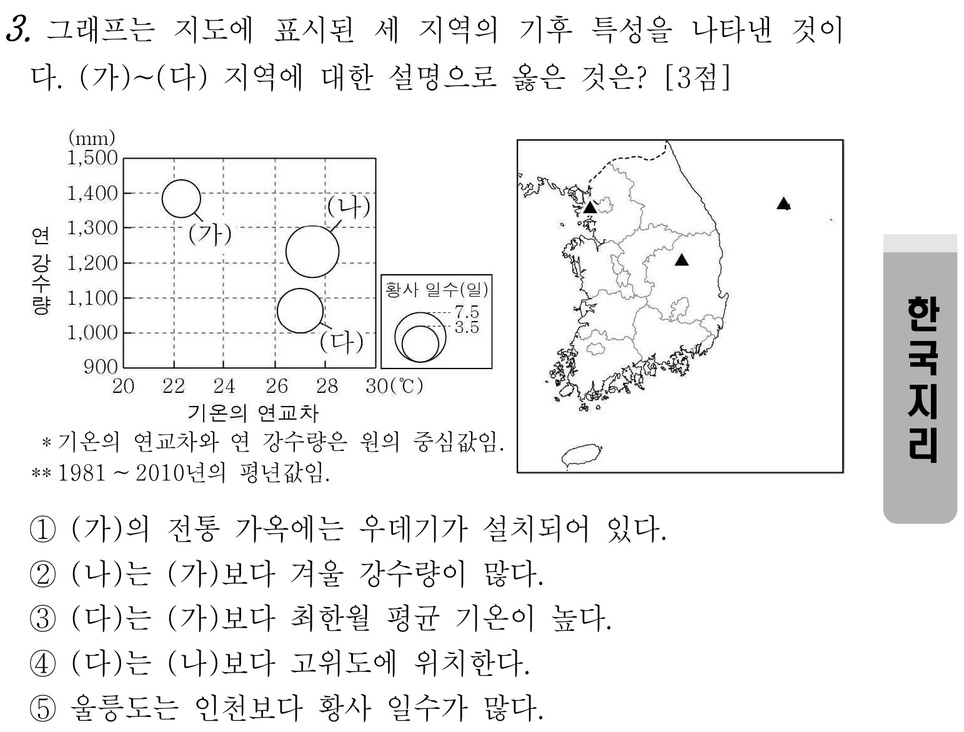
#> input picture backup_images_한국지리/2022_03_korgeo_03.jpg, 964 x 732 px, shrunk from 1543 x 1172 before the run
$ python -i cleanup_crops.py   (imports and definitions only)
#> lines starting #> are read from the running program, lines starting #| are printed output that depends on the picture
"""
Post-processing script to clean up cropped exam question images.

Fixes three types of artifacts:
1. Right-side vertical dividing lines (PDF column separators)
2. Page number boxes at bottom corners
3. "확인 사항" footer sections, copyright text at bottom

Usage:
  python scripts/cleanup_crops.py                          # Dry run
  python scripts/cleanup_crops.py --apply                  # Apply to all
  python scripts/cleanup_crops.py --apply --subject 세계지리  # Single subject
"""

from PIL import Image
import numpy as np
import os
import sys
import argparse

# [1 line not run here, left out]

BASE_DIR = os.path.join(os.path.expanduser('~'), 'Desktop', 'vibecoding', 'tongsarang', 'public', 'images')


# [11 lines left out: function _longest_run, not called in this run]


def detect_right_vertical_line(gray_arr):
    """
    Detect thin vertical dividing line near the right edge.
    Returns the new right x boundary, or None.
    """
    h, w = gray_arr.shape
    if w < 100 or h < 100:
        return None

    search_start = max(0, w - int(w * 0.06))

    for col in range(w - 1, search_start, -1):
        dark_ratio = np.sum(gray_arr[:, col] < 150) / h

        if dark_ratio >= 0.40:
            line_left = col
            line_right = col

            while line_left > search_start:
                if np.sum(gray_arr[:, line_left - 1] < 150) / h >= 0.25:
                    line_left -= 1
                else:
                    break

            while line_right < w - 1:
                if np.sum(gray_arr[:, line_right + 1] < 150) / h >= 0.25:
                    line_right += 1
                else:
                    break

            line_width = line_right - line_left + 1

            if line_width <= 10:
                center_col = (line_left + line_right) // 2
                max_run = _longest_run(gray_arr[:, center_col] < 150)

                if max_run >= h * 0.75:
                    if line_right + 1 < w:
                        right_area = gray_arr[:, line_right + 1:]
                        # Check area is blank: either mostly white (PNG)
                        # or has no dark text content (JPEG with artifacts)
                        is_white = np.mean(right_area > 220) > 0.80
                        has_no_text = np.mean(right_area < 150) < 0.05
                        if is_white or has_no_text:
                            return max(0, line_left - 2)
                    else:
                        return max(0, line_left - 2)
            break

    return None


def _compute_row_density(gray_arr, exclude_edge_pct=0.10):
    h, w = gray_arr.shape
    x_start = int(w * exclude_edge_pct)
    x_end = int(w * (1 - exclude_edge_pct))
    if x_end <= x_start + 10:
        x_start, x_end = 0, w
    region = gray_arr[:, x_start:x_end]
    return np.sum(region < 200, axis=1).astype(float) / region.shape[1]


def detect_bottom_artifact(gray_arr):
    """
    Detect bottom artifacts using three strategies:

    Strategy 1 (확인 사항 box):
      Narrow density spikes (≤5 rows, density > 0.30) = box border lines.
      Must be preceded by a gap, followed by mostly empty box interior.

    Strategy 2 (page footer sections):
      Very large gaps (≥100 rows) in the bottom 30% followed by sparse
      content (page number + copyright text).

    Strategy 3 (corner page number box):
      Small isolated content block at the very bottom, narrow (<20% width),
      located in a corner (left 40% or right 60%), with gap ≥20 rows above.
    """
    h, w = gray_arr.shape
    if h < 200:
        return None

    row_dark = _compute_row_density(gray_arr)

    # ── Strategy 1: 확인 사항 box border detection ─────────────────
    search_s1 = int(h * 0.70)
    y = search_s1

    while y < h:
        if row_dark[y] > 0.30:
            spike_start = y
            spike_end = y

            while spike_start > search_s1 and row_dark[spike_start - 1] > 0.20:
                spike_start -= 1
            while spike_end < h - 1 and row_dark[spike_end + 1] > 0.20:
                spike_end += 1

            spike_width = spike_end - spike_start + 1

            if spike_width <= 5:
                # Spike must span most of image width (box borders are full-width)
                spike_row = gray_arr[(spike_start + spike_end) // 2, :]
                spike_dark_cols = int(np.sum(spike_row < 200))
                if spike_dark_cols < w * 0.70:
                    y = spike_end + 1
                    continue

                gy = spike_start - 1
                while gy >= search_s1 and row_dark[gy] < 0.01:
                    gy -= 1
                gap_size = spike_start - gy - 1

                if gap_size >= 2:
                    above = row_dark[max(0, gy - 80):gy + 1]
                    if np.sum(above > 0.01) >= 5:
                        below_win = row_dark[spike_end + 1:min(h, spike_end + 150)]
                        far_below = row_dark[min(h, spike_end + 150):min(h, spike_end + 300)]

                        if len(below_win) > 0:
                            empty_ratio = np.sum(below_win < 0.01) / len(below_win)
                            far_content = int(np.sum(far_below > 0.01)) if len(far_below) > 0 else 0

                            # Box bottom border: very empty below, but content further down
                            if empty_ratio > 0.80 and far_content > 5:
                                return gy + 3
                            # Box top border: some content inside box, very large gap above
                            if empty_ratio < 0.80 and gap_size >= 100:
                                return gy + 3

            y = spike_end + 1
            continue

        y += 1

    # ── Strategy 2: Large gap + sparse content (page footers) ─────
    search_s2 = int(h * 0.70)

    gaps = []
    in_gap = False
    gap_begin = 0

    for y2 in range(search_s2, h):
        if row_dark[y2] < 0.003:
            if not in_gap:
                gap_begin = y2
                in_gap = True
        else:
            if in_gap:
                if y2 - gap_begin >= 100:
                    gaps.append((gap_begin, y2))
                in_gap = False

    for g_start, g_end in gaps:
        above = row_dark[max(0, g_start - 100):g_start]
        if np.sum(above > 0.01) < 5:
            continue

        below = row_dark[g_end:]
        content_rows_below = int(np.sum(below > 0.005))
        remaining_rows = h - g_end

        if content_rows_below < 4:
            continue

        if content_rows_below < 50:
            total_ink_below = float(np.sum(below))
            total_ink_above = float(np.sum(row_dark[:g_start]))
            if total_ink_above > 0 and total_ink_below / total_ink_above < 0.10:
                return g_start + 3

    # ── Strategy 3: Corner page number box ──────────────────────
    check_h = min(140, int(h * 0.12))
    bottom_start = h - check_h
    full_row_dark = np.sum(gray_arr < 200, axis=1).astype(float) / w

    content_end = None
    content_start = None
    gap_above_start = None

    for y3 in range(h - 1, bottom_start - 1, -1):
        if full_row_dark[y3] > 0.003:
            if content_end is None:
                content_end = y3
            content_start = y3
        elif content_end is not None:
            gap_count = 0
            for gy in range(y3, max(bottom_start - 1, y3 - 60), -1):
                if full_row_dark[gy] < 0.003:
                    gap_count += 1
                else:
                    break
            if gap_count >= 20:
                gap_above_start = y3 - gap_count + 1
                break
            content_start = y3

    if content_end is not None and content_start is not None and gap_above_start is not None:
        block_region = gray_arr[content_start:content_end + 1, :]
        col_has = np.any(block_region < 200, axis=0)
        dark_cols = np.where(col_has)[0]

        if len(dark_cols) > 0:
            content_width = dark_cols[-1] - dark_cols[0] + 1
            is_narrow = content_width < w * 0.20
            is_right_corner = dark_cols[0] > w * 0.60
            is_left_corner = dark_cols[-1] < w * 0.40

            if is_narrow and (is_left_corner or is_right_corner):
                return gap_above_start + 3

    # ── Strategy 4: Bottom-edge page number (small gap) ──────────
    # Handles page numbers right below answer text with minimal gap.
    # Only triggers when the page number block is clearly isolated.
    check_h4 = min(80, int(h * 0.08))
    bottom_region = gray_arr[h - check_h4:, :]
    bh, bw = bottom_region.shape
    row_has_dark = np.any(bottom_region < 150, axis=1)

    last_content = -1
    first_content = bh
    for r in range(bh - 1, -1, -1):
        if row_has_dark[r]:
            if last_content == -1:
                last_content = r
            first_content = r

    if last_content >= 0 and first_content < last_content:
        block_h = last_content - first_content + 1
        if block_h <= 50:
            block = bottom_region[first_content:last_content + 1, :]
            col_has = np.any(block < 150, axis=0)
            dark_cols = np.where(col_has)[0]
            if len(dark_cols) > 0:
                cw = dark_cols[-1] - dark_cols[0] + 1
                is_narrow = cw < bw * 0.15
                is_left = dark_cols[-1] < bw * 0.30
                is_right = dark_cols[0] > bw * 0.70
                if is_narrow and (is_left or is_right):
                    abs_first = h - check_h4 + first_content
                    gap = 0
                    for gy in range(abs_first - 1, max(0, abs_first - 30), -1):
                        if np.sum(gray_arr[gy, :] < 150) < 5:
                            gap += 1
                        else:
                            break
                    if gap >= 3:
                        return abs_first - 1

    return None


def process_image(filepath, dry_run=True):
#> called with dry_run = True
    try:
        img = Image.open(filepath)
#> img is the input picture: PIL image 964x732 RGB; min 0, max 255, mean 241.2
        gray = np.array(img.convert('L'))
        h, w = gray.shape

        fixes = []
        crop_right = w
        crop_bottom = h

        new_right = detect_right_vertical_line(gray)
#> the loop in detect_right_vertical_line, `for col in range(w - 1, search_start, -1):` made 56 passes
#> dark_ratio on passes 1 to 8: 0, 0, 0, 0, 0, 0, 0, 0
        if new_right is not None and new_right < w - 5:
            crop_right = new_right
            fixes.append(f"right_line({w}->{new_right})")

        new_bottom = detect_bottom_artifact(gray)
#> in _compute_row_density, `region = gray_arr[:, x_start:x_end]`:
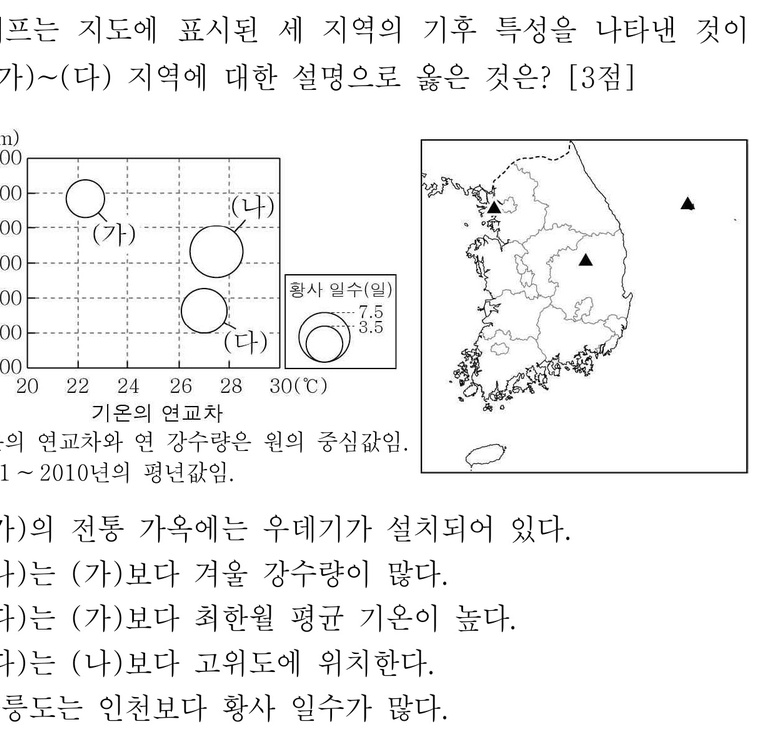
#> region: shape (732, 771); min 0, max 255, mean 242.6
#> in detect_bottom_artifact, `row_dark = _compute_row_density(gray_arr)`: row_dark = 732 values, max 0.558 at index 368, min 0 at index 0, mean 0.0695
#> after the loop in detect_bottom_artifact, `while y < h:`: y = 732
#> after the loop in detect_bottom_artifact, `for y2 in range(search_s2, h):`: gap_begin = 722; gaps = []; in_gap = True
#> in detect_bottom_artifact, `full_row_dark = np.sum(gray_arr < 200, axis=1).astype(float) / w`: full_row_dark = 732 values, max 0.526 at index 368, min 0 at index 0, mean 0.0895
#> after the loop in detect_bottom_artifact, `for y3 in range(h - 1, bottom_start - 1, -1):`: content_end = 721
#> in detect_bottom_artifact, `bottom_region = gray_arr[h - check_h4:, :]`:
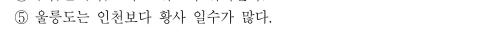
#> bottom_region: shape (58, 964) (shown at 1/2 size); min 0, max 255, mean 246
#> after the loop in detect_bottom_artifact, `for r in range(bh - 1, -1, -1):`: last_content = 47
#> in detect_bottom_artifact, `block_h = last_content - first_content + 1`: block_h = 48
#> in detect_bottom_artifact, `block = bottom_region[first_content:last_content + 1, :]`:
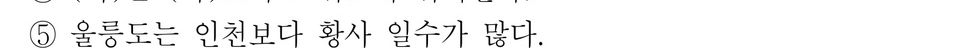
#> block: shape (48, 964); min 0, max 255, mean 244.1
#> in detect_bottom_artifact, `dark_cols = np.where(col_has)[0]`: dark_cols = 395 values from 30 to 541
#> in detect_bottom_artifact, `cw = dark_cols[-1] - dark_cols[0] + 1`: cw = 512
#> in detect_bottom_artifact, `is_narrow = cw < bw * 0.15`: is_narrow = False
        if new_bottom is not None and new_bottom < h - 15:
            crop_bottom = new_bottom
            fixes.append(f"bottom({h}->{new_bottom})")

        if not fixes:
            return None

        if not dry_run:
            cropped = img.crop((0, 0, crop_right, crop_bottom))

            gray_c = np.array(cropped.convert('L'))
            col_content = np.any(gray_c < 240, axis=0)
            row_content = np.any(gray_c < 240, axis=1)
            cc = np.where(col_content)[0]
            rc = np.where(row_content)[0]

            if len(cc) > 0 and len(rc) > 0:
                final = cropped.crop((
                    max(0, cc[0] - 5),
                    max(0, rc[0] - 5),
                    min(cropped.width, cc[-1] + 1 + 5),
                    min(cropped.height, rc[-1] + 1 + 5),
                ))
            else:
                final = cropped

            ext = os.path.splitext(filepath)[1].lower()
            if ext in ['.jpg', '.jpeg']:
                final.save(filepath, 'JPEG', quality=95)
            else:
                final.save(filepath, 'PNG')

        return fixes

    except Exception as e:
        print(f"  ERROR: {filepath}: {e}")
        return None


# [52 lines left out: function main, not called in this run]


# [2 lines not run here, left out]

>>> result = process_image('../backup_images_한국지리/2022_03_korgeo_03.jpg')

$ run again, on backup_images_한국지리/2022_03_korgeo_10.jpg
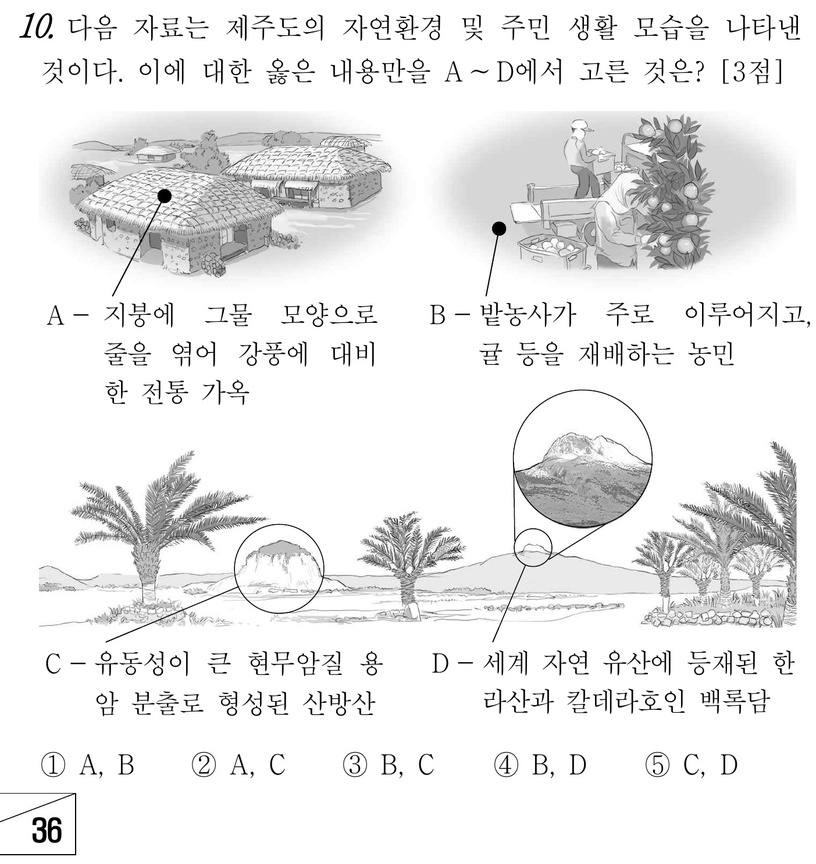
#> input picture backup_images_한국지리/2022_03_korgeo_10.jpg, 816 x 864 px, shrunk from 1403 x 1485 before the run
#> in process_image, img is the input picture: PIL image 816x864 RGB; min 0, max 255, mean 235.1
#> the loop in detect_right_vertical_line, `for col in range(w - 1, search_start, -1):` made 47 passes
#> dark_ratio on passes 1 to 8: 0, 0, 0, 0, 0, 0, 0.00463, 0.00694
#> in _compute_row_density, `region = gray_arr[:, x_start:x_end]`:
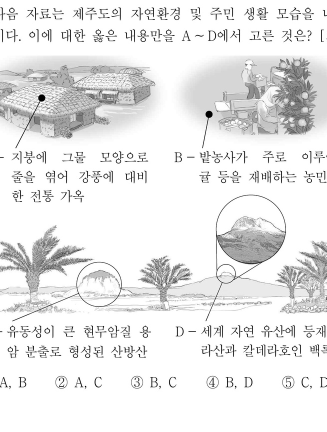
#> region: shape (864, 653) (shown at 1/2 size); min 0, max 255, mean 233.2
#> row_dark = 864 values, max 0.521 at index 191, min 0 at index 0, mean 0.147
#> the loop in detect_bottom_artifact, `while y < h:` made 259 passes
#> spike_dark_cols on pass 60: 294
#> after the loop in detect_bottom_artifact, `while y < h:`: spike_dark_cols = 294; spike_end = 664; spike_row = 816 values, max 255 at index 0, min 0 at index 84, mean 193.7; spike_start = 662; spike_width = 3; y = 864
#> after the loop in detect_bottom_artifact, `for y2 in range(search_s2, h):`: gap_begin = 778; gaps = []; in_gap = True
#> full_row_dark = 864 values, max 0.431 at index 191, min 0 at index 0, mean 0.132
#> after the loop in detect_bottom_artifact, `for y3 in range(h - 1, bottom_start - 1, -1):`: content_end = 855
#> in detect_bottom_artifact, `bottom_region = gray_arr[h - check_h4:, :]`:
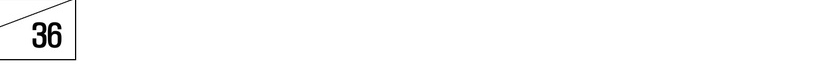
#> bottom_region: shape (69, 816); min 0, max 255, mean 252
#> after the loop in detect_bottom_artifact, `for r in range(bh - 1, -1, -1):`: last_content = 59
#> block_h = 60

$ run again, on backup_images_한국지리/2022_03_korgeo_15.jpg
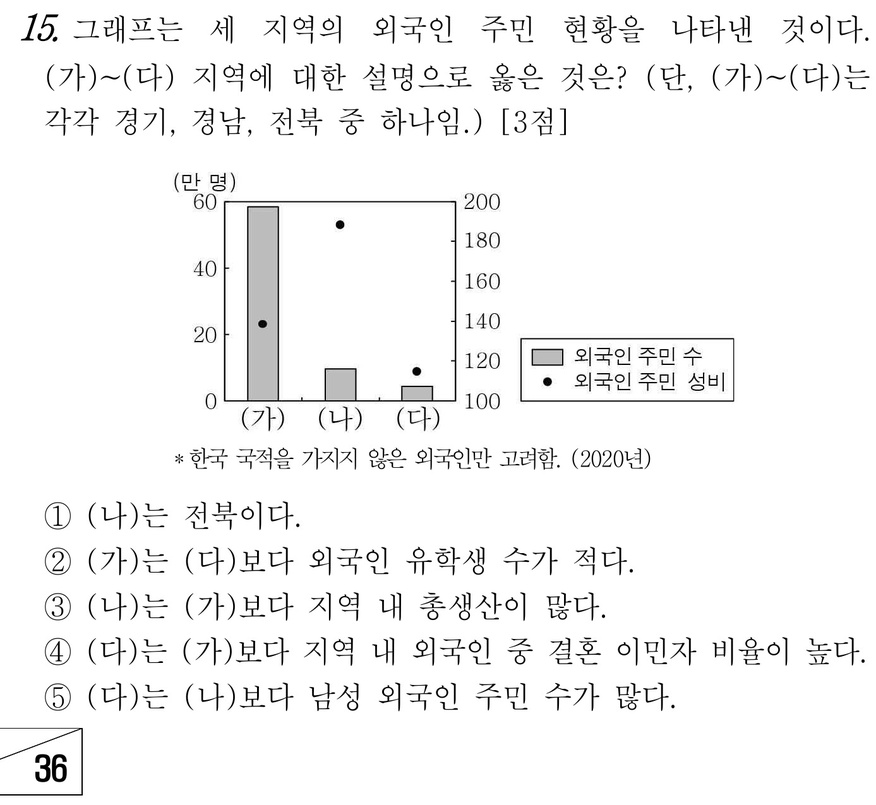
#> input picture backup_images_한국지리/2022_03_korgeo_15.jpg, 876 x 805 px, shrunk from 1387 x 1275 before the run
#> in process_image, img is the input picture: PIL image 876x805 RGB; min 0, max 255, mean 244.9
#> the loop in detect_right_vertical_line, `for col in range(w - 1, search_start, -1):` made 51 passes
#> dark_ratio on passes 1 to 8: 0, 0, 0, 0, 0, 0, 0, 0.00248
#> in _compute_row_density, `region = gray_arr[:, x_start:x_end]`:
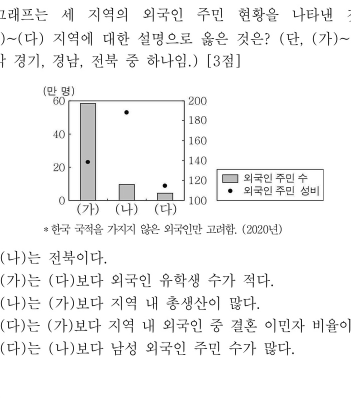
#> region: shape (805, 701) (shown at 1/2 size); min 0, max 255, mean 243.8
#> row_dark = 805 values, max 0.656 at index 400, min 0 at index 0, mean 0.0685
#> after the loop in detect_bottom_artifact, `while y < h:`: y = 805
#> after the loop in detect_bottom_artifact, `for y2 in range(search_s2, h):`: gap_begin = 711; gaps = []; in_gap = True
#> full_row_dark = 805 values, max 0.525 at index 400, min 0 at index 0, mean 0.0608
#> after the loop in detect_bottom_artifact, `for y3 in range(h - 1, bottom_start - 1, -1):`: content_end = 795
#> in detect_bottom_artifact, `bottom_region = gray_arr[h - check_h4:, :]`:
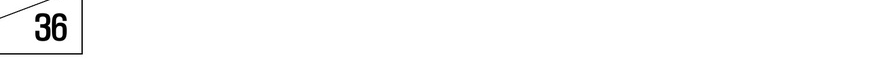
#> bottom_region: shape (64, 876); min 0, max 255, mean 251.6
#> after the loop in detect_bottom_artifact, `for r in range(bh - 1, -1, -1):`: last_content = 54
#> block_h = 55
